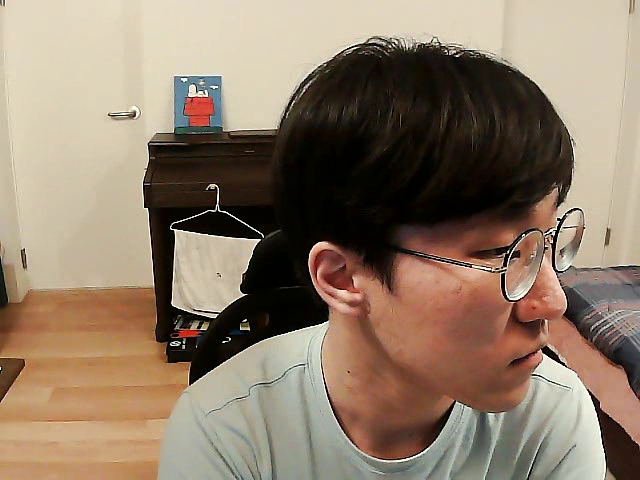
#> input picture frame 6 of 0411 Day10/output.avi, 640 x 480 px, given in place of video1.mp4, which was not available
$ python video_effect.py
#> lines starting #> are read from the running program, lines starting #| are printed output that depends on the picture; pictures that were not available may be replaced by others from this repository, and a replacement may not be noted
'''
1. 두 개의 동영상을 동시에 열기
2. 첫 번째 동영상의 마지막 N개 프레임과 두 번째 동영상의 처음 N개 프레임을 합성
3. 합성된 영상을 동영상으로 저장하기
'''

import cv2
import numpy as np
import sys

cap1 = cv2.VideoCapture('video1.mp4')
cap2 = cv2.VideoCapture('video2.mp4')

if not cap1.isOpened() or not cap2.isOpened():
    print('비디오를 읽어올 수 없습니다')
    sys.exit()

frame_cnt1 = round(cap1.get(cv2.CAP_PROP_FRAME_COUNT))
frame_cnt2 = round(cap2.get(cv2.CAP_PROP_FRAME_COUNT))
fps = cap1.get(cv2.CAP_PROP_FPS)
effect_frames = int(fps * 2)
print('frame_cnt1', frame_cnt1)
print('frame_cnt2', frame_cnt2)
print('fps', fps)

delay = round(1000/fps)

w = round(cap1.get(cv2.CAP_PROP_FRAME_WIDTH))
h = round(cap1.get(cv2.CAP_PROP_FRAME_HEIGHT))
fourcc = cv2.VideoWriter_fourcc(*'DIVX')

out = cv2.VideoWriter('output.avi', fourcc, fps, (w,h))

for i in range(frame_cnt1 - effect_frames):
    ret1, frame1 = cap1.read()

    if not ret1:
        print('frame read error!')
        sys.exit()

    out.write(frame1)
    print('.', end='')

    cv2.imshow('output', frame1)
    cv2.waitKey(delay)
#> this loop made 6 passes
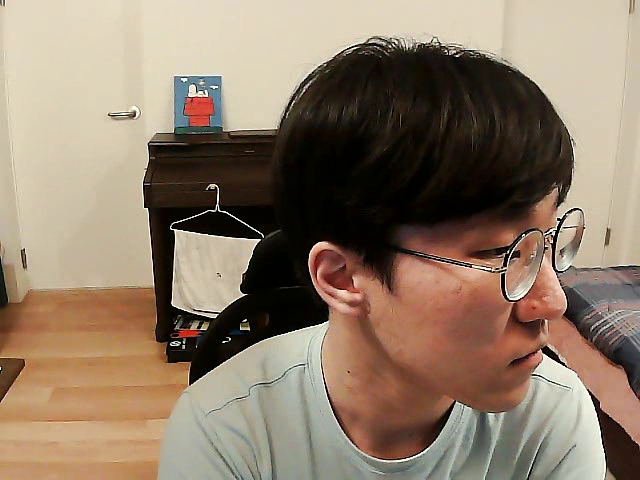
#> input picture frame 6 of 0411 Day10/output.avi, 640 x 480 px, given in place of video1.mp4, which was not available
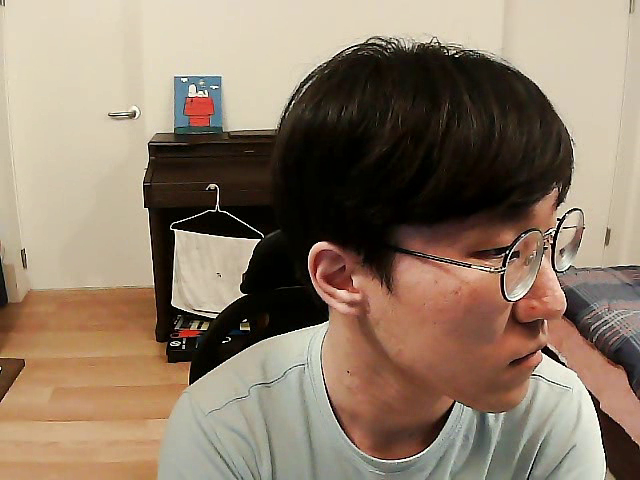
#> input picture frame 7 of 0411 Day10/output.avi, 640 x 480 px, given in place of video1.mp4, which was not available
#> after the loop:
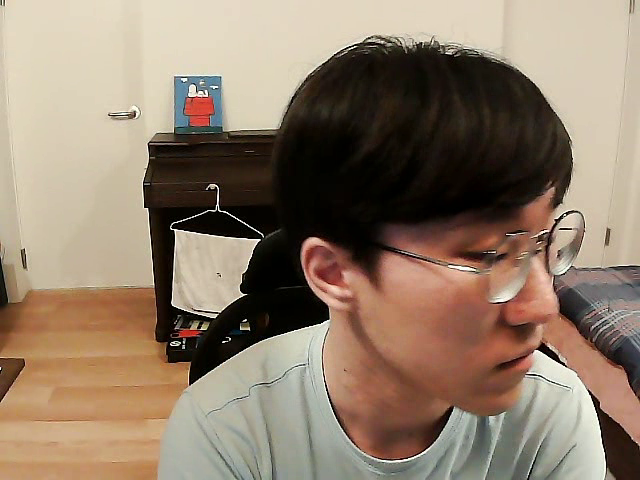
#> frame1: shape (480, 640, 3); mean B, G, R 106.9, 125.3, 143.8

for i in range(effect_frames):
    ret1, frame1 = cap1.read()
    ret2, frame2 = cap2.read()

    if not ret1 or not ret2:
        print('frame read error!')
        sys.exit()

    dx = int(w / effect_frames) * i

    frame = np.zeros((h, w, 3), dtype=np.uint8)
    frame[:, 0:dx, :] = frame2[:, 0:dx, :]
    frame[:, dx:w, :] = frame1[:, dx:w, :]

    out.write(frame)
    print('.', end='')

    cv2.imshow('output', frame)
    cv2.waitKey(delay)

for i in range(effect_frames, frame_cnt2):
    ret2, frame2 = cap2.read()

    if not ret2:
        print('frame read error!')
        sys.exit()

    out.write(frame2)
    print('.', end = '')

    cv2.imshow('output', frame2)
    cv2.waitKey(delay)


cap1.release()
cap2.release()
cv2.destroyAllWindows()

$ run again, starting later in the video
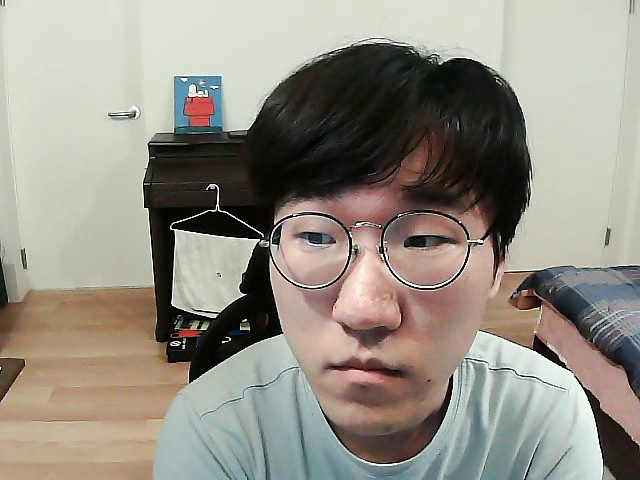
#> input picture frame 29 of 0411 Day10/output.avi, 640 x 480 px, given in place of video1.mp4, which was not available
#> the loop `for i in range(frame_cnt1 - effect_frames):` made 6 passes
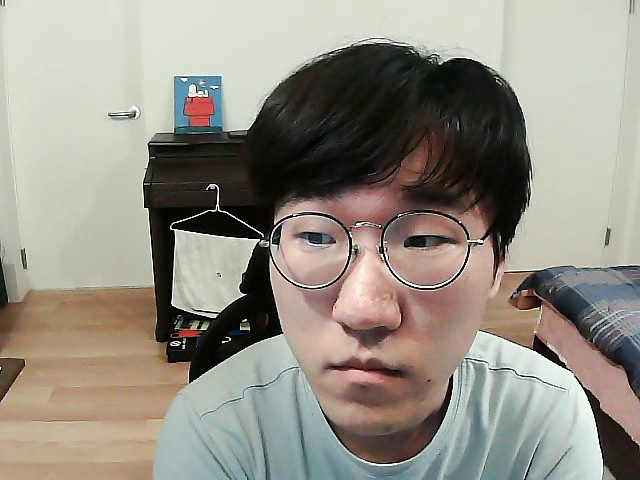
#> input picture frame 29 of 0411 Day10/output.avi, 640 x 480 px, given in place of video1.mp4, which was not available

$ run again, starting later in the video
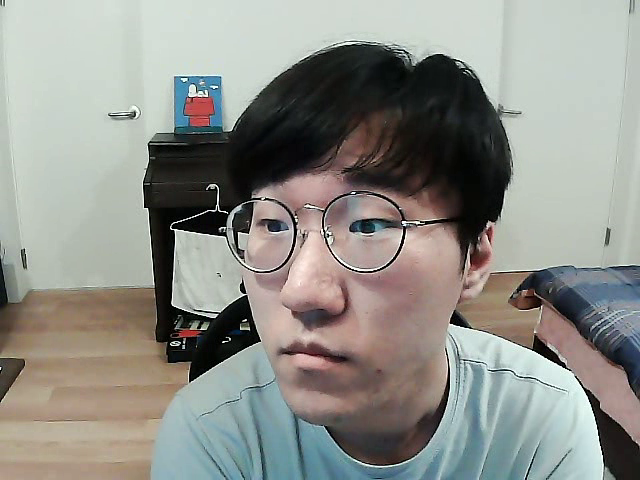
#> input picture frame 52 of 0411 Day10/output.avi, 640 x 480 px, given in place of video1.mp4, which was not available
#> the loop `for i in range(frame_cnt1 - effect_frames):` made 6 passes
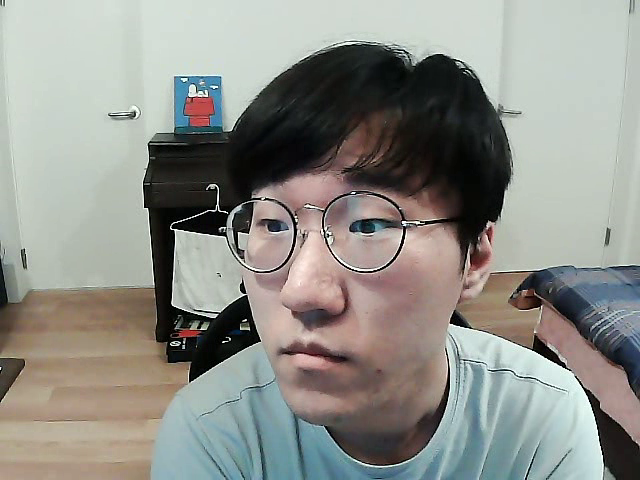
#> input picture frame 52 of 0411 Day10/output.avi, 640 x 480 px, given in place of video1.mp4, which was not available
